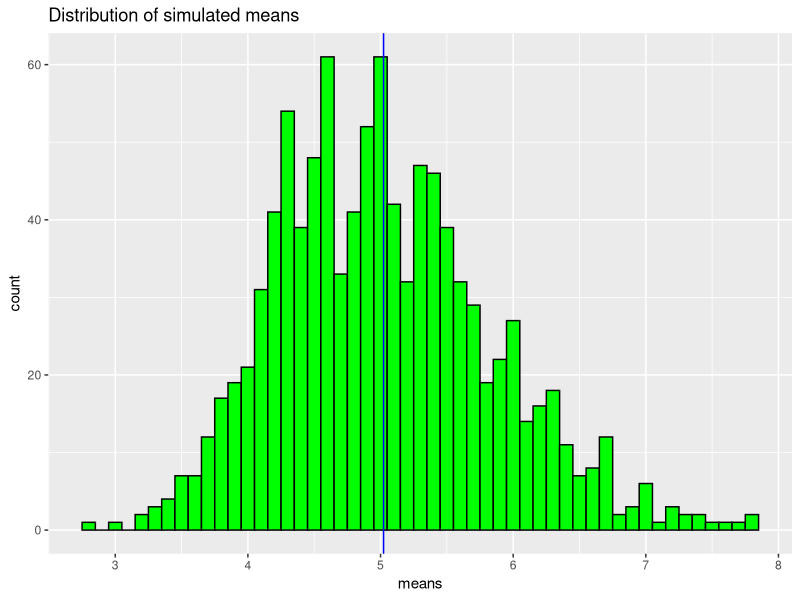
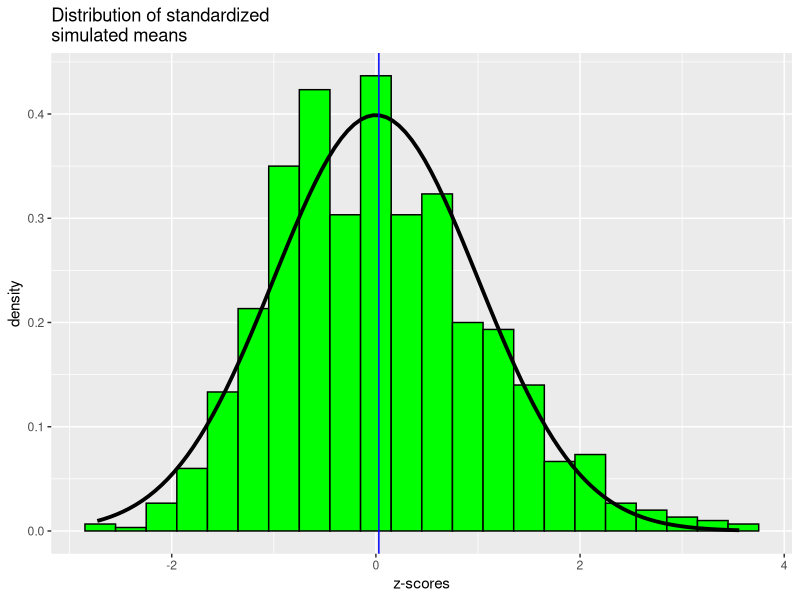

These figures' R source, in order:
## ---- chunk 1
# Libraries
library(dplyr)
library(ggplot2)

# Parameters
lambda <- 0.2
n <- 40
num_of_sim <- 1000

# Set the seed
set.seed(123456)

# Build a 1000x40 matrix with the simulation results
sim_matrix <- matrix(data=rexp(n * num_of_sim, lambda), nrow=num_of_sim)
## ---- chunk 2
# Mean for each of the 1000 simulations (rows)
sim_means <- data.frame(means=apply(sim_matrix, 1, mean)) 

# For printing
sim_means <- tbl_df(sim_means)

# Mean of the simulated means
(mean_sim <- sim_means %>% summarize(simulated.mean = mean(means)) %>% unlist())

# Pictures!
ggplot(data = sim_means, aes(x = means) ) + geom_histogram(binwidth= .1, fill = "green", color = "black") +
  geom_vline(xintercept = mean_sim, color="blue", size = 0.5) +
  ggtitle("Distribution of simulated means")
## ---- chunk 3
# Variance of the sample means
sd_samp <- sd(unlist(sim_means$means))
(var_samp <- sd_samp ^ 2)

# Calculated variance of the monte carlo simulation
(((1 / lambda)) / sqrt(40))^2

## ---- chunk 4
# Mean of our normalized means
(z_mean <- sim_means %>%  mutate(z_score = (means - 1/lambda) / (1/lambda / sqrt(n)))  %>% select(z_score) %>%
   summarise(z_mean = mean(z_score)) %>% unlist())

# Z scores 
sim_means %>%  mutate(z_score = (means - 1/lambda) / (1/lambda / sqrt(n))) %>% 
  ggplot(aes(x = z_score)) + 
   geom_histogram(binwidth = 0.3, fill="green", color="black", aes(y = ..density..)) +
   stat_function(fun = dnorm, size = 1.3) +
   geom_vline(xintercept = z_mean, color="blue", size = 0.5) +
   ggtitle("Distribution of standardized \nsimulated means") +
   xlab("z-scores")
